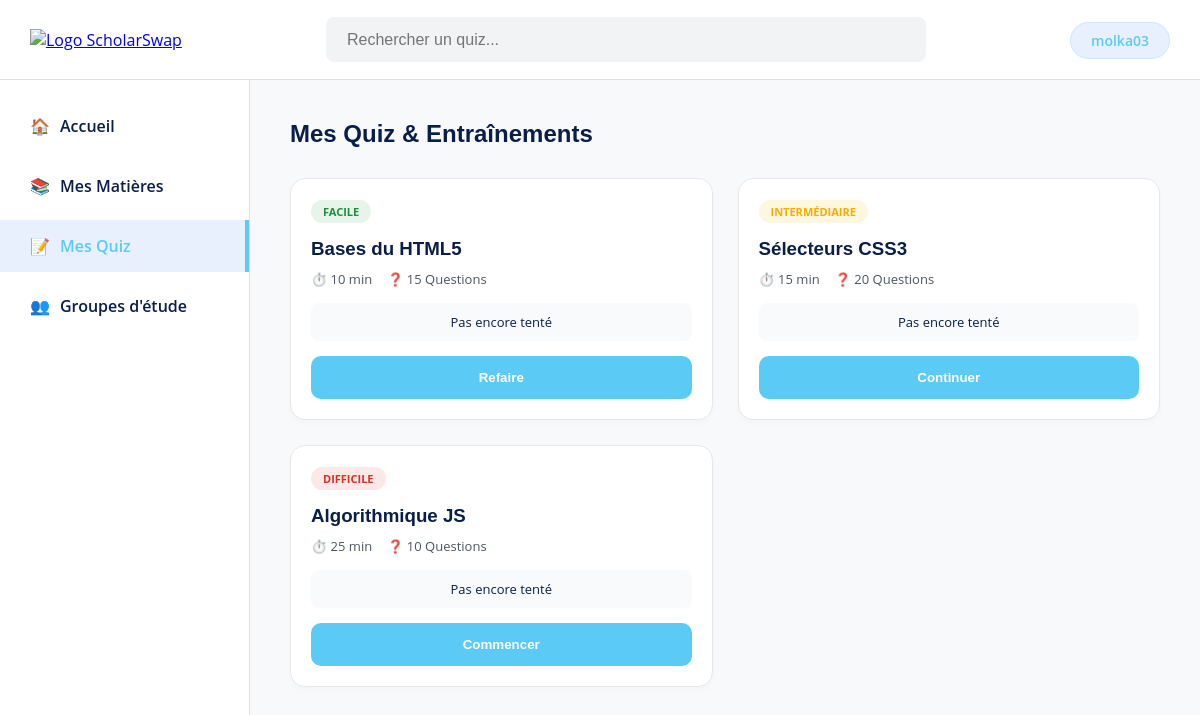
Page /quiz.php (signed in) on the committed database.
### tables this page shows
CREATE TABLE `users` (
  `id` int(11) NOT NULL,
  `full_name` varchar(100) NOT NULL,
  `email` varchar(150) NOT NULL,
  `password` varchar(255) NOT NULL,
  `bio` text DEFAULT NULL,
  `created_at` timestamp NOT NULL DEFAULT current_timestamp()
);

CREATE TABLE `quizzes` (
  `id` int(11) NOT NULL,
  `subject_id` int(11) DEFAULT NULL,
  `title` varchar(150) NOT NULL,
  `level` varchar(50) DEFAULT NULL,
  `duration` int(11) DEFAULT NULL,
  `questions_count` int(11) DEFAULT NULL,
  `created_at` timestamp NOT NULL DEFAULT current_timestamp()
);

### config.php (called while the page is built, shortened)
<?php
$host = "localhost";
$dbname = "scholarswap";
$username = "root";
$password = "";
try {
    $pdo = new PDO(
        "mysql:host=$host;dbname=$dbname;charset=utf8mb4",
        $username,
        $password
    );
    $pdo->setAttribute(PDO::ATTR_ERRMODE, PDO::ERRMODE_EXCEPTION);
    $pdo->setAttribute(PDO::ATTR_DEFAULT_FETCH_MODE, PDO::FETCH_ASSOC);
} catch (PDOException $e) {
    die("Erreur de connexion à la base de données : " . $e->getMessage());
}
function e($value) {
    return htmlspecialchars((string)$value, ENT_QUOTES, 'UTF-8');
}
function current_user($refresh = false) {
    global $pdo;
    $stmt = $pdo->prepare("SELECT * FROM users WHERE id = ?");
    $stmt->execute([$_SESSION['user_id']]);
    $user = $stmt->fetch();
    return $user;
}

### quiz.php (the view, shortened to what this page needs)
<?php
require_once "config.php";
$user = current_user();
$stmt = $pdo->prepare("
    SELECT
        q.id,
        q.title,
        q.level,
        q.duration,
        q.questions_count,
        MAX(qs.score) AS best_score,
        MAX(qs.total) AS total_score
    FROM quizzes q
    LEFT JOIN quiz_scores qs
        ON qs.quiz_id = q.id AND qs.user_id = ?
    GROUP BY q.id, q.title, q.level, q.duration, q.questions_count
    ORDER BY q.id ASC
");
$stmt->execute([$user["id"]]);
$quizzes = $stmt->fetchAll(PDO::FETCH_ASSOC);
?>
<!DOCTYPE html>
<html lang="fr">
<head>
    <link rel="stylesheet" href="css/index.css">
    <link rel="stylesheet" href="css/quiz.css">
</head>
<body>
<header class="main-header">
    <div class="header-left">
        <a href="index.php">
            <img src="assets/colored-logo2.png" alt="Logo ScholarSwap" class="nav-logo">
        </a>
    </div>
    <div class="search-container">
        <input type="text" placeholder="Rechercher un quiz...">
    </div>
    <div class="header-right">
        <a href="profil.php" class="user-badge" style="text-decoration:none;">
            <?= e($user["full_name"]) ?>
        </a>
    </div>
</header>
<div class="main-layout">
    <nav class="sidebar">
        <ul>
            <li onclick="window.location.href='index.php'"><span class="icon">🏠</span> Accueil</li>
            <li onclick="window.location.href='matieres.php'"><span class="icon">📚</span> Mes Matières</li>
            <li class="active" onclick="window.location.href='quiz.php'"><span class="icon">📝</span> Mes Quiz</li>
            <li onclick="window.location.href='groupes.php'"><span class="icon">👥</span> Groupes d'étude</li>
        </ul>
    </nav>
    <main class="feed">
        <div class="feed-header">
            <h2>Mes Quiz & Entraînements</h2>
        </div>
        <div class="quiz-grid">
            <?php foreach ($quizzes as $quiz): ?>
                <?php
                    $levelClass = "easy";
                    if ($quiz["level"] === "Intermédiaire") {
                        $levelClass = "medium";
                    } elseif ($quiz["level"] === "Difficile") {
                        $levelClass = "hard";
                    }
                    if ($quiz["level"] === "Facile") {
                        $quizUrl = "refaire-quiz.html";
                        $btnText = "Refaire";
                    } elseif ($quiz["level"] === "Intermédiaire") {
                        $quizUrl = "continuer-quiz.html";
                        $btnText = "Continuer";
                    } else {
                        $quizUrl = "commencer-quiz.html";
                        $btnText = "Commencer";
                    }
                ?>
                <div class="quiz-card">
                    <div class="quiz-badge <?= e($levelClass) ?>">
                        <?= e($quiz["level"]) ?>
                    </div>
                    <h3><?= e($quiz["title"]) ?></h3>
                    <div class="quiz-info">
                        <span>⏱️ <?= e($quiz["duration"]) ?> min</span>
                        <span>❓ <?= e($quiz["questions_count"]) ?> Questions</span>
                    </div>
                    <div class="last-score">
                        <?php if ($quiz["best_score"] !== null): ?>
                            Dernier score :
                            <strong><?= e($quiz["best_score"]) ?>/<?= e($quiz["total_score"]) ?></strong>
                        <?php else: ?>
                            Pas encore tenté
                        <?php endif; ?>
                    </div>
                    <button class="start-btn primary" onclick="window.location.href='<?= e($quizUrl) ?>'">
                        <?= e($btnText) ?>
                    </button>
                </div>
            <?php endforeach; ?>
        </div>
    </main>
</div>
</body>
</html>

### index.css (style rules this page uses)
:root { --primary-dark: #0A1E4A; --primary-blue: #5BCAF4; --bg-light: #f8f9fa; --border-color: #e0e0e0; --text-gray: #6B7280; }
* { margin: 0; padding: 0; box-sizing: border-box; }
body { font-family: 'Open Sans', sans-serif; background-color: var(--bg-light); color: var(--primary-dark); }
.main-header { height: 80px; background: white; display: flex; align-items: center; justify-content: space-between; padding: 0 30px; border-bottom: 1px solid var(--border-color); position: sticky; top: 0; z-index: 100; }
.nav-logo { height: 60px; width: auto; object-fit: contain; }
.search-container input { width: 600px; height: 45px; padding: 10px 20px; background: #f1f3f4; border: 1px solid transparent; border-radius: 8px; font-size: 16px; outline: none; transition: 0.3s; }
.user-badge { background: #e8f0fe; color: var(--primary-blue); padding: 8px 15px; border-radius: 20px; font-weight: 600; font-size: 14px; }
.main-layout { display: flex; min-height: calc(100vh - 80px); }
.sidebar { width: 250px; background: white; padding: 20px 0; border-right: 1px solid var(--border-color); }
.sidebar ul { list-style: none; }
.sidebar li { padding: 15px 30px; font-size: 16px; margin-bottom: 8px; cursor: pointer; font-weight: 600; transition: 0.2s; display: flex; align-items: center; gap: 10px; color: var(--primary-dark); }
.sidebar li.active { background-color: #e8f0fe; color: var(--primary-blue); border-right: 4px solid var(--primary-blue); }
.feed { flex: 1; padding: 40px; max-width: 850px; margin: 0 auto; }
.feed h2 { font-family: 'Montserrat', sans-serif; margin-bottom: 30px; font-size: 24px; color: var(--primary-dark); }

### quiz.css (style rules this page uses)
:root { --primary-dark: #0A1E4A; --primary-blue: #5BCAF4; --bg-light: #f8f9fa; --border-color: #e0e0e0; }
* { margin: 0; padding: 0; box-sizing: border-box; }
body { font-family: 'Open Sans', sans-serif; background-color: var(--bg-light); color: var(--primary-dark); }
.main-header { height: 80px; background: white; display: flex; align-items: center; justify-content: space-between; padding: 0 30px; border-bottom: 1px solid var(--border-color); position: sticky; top: 0; z-index: 100; }
.nav-logo { height: 60px; width: auto; object-fit: contain; }
.search-container input { width: 600px; height: 45px; padding: 10px 20px; background: #f1f3f4; border: 1px solid transparent; border-radius: 8px; font-size: 16px; outline: none; transition: 0.3s; }
.user-badge { background: #e8f0fe; color: var(--primary-blue); padding: 8px 20px; border-radius: 20px; font-weight: 600; font-size: 14px; border: 1px solid rgba(91, 202, 244, 0.2); }
.main-layout { display: flex; min-height: calc(100vh - 80px); }
.sidebar { width: 250px; background: white; padding: 20px 0; border-right: 1px solid var(--border-color); }
.sidebar ul { list-style: none; }
.sidebar li { padding: 15px 30px; font-size: 16px; margin-bottom: 8px; cursor: pointer; font-weight: 600; transition: 0.2s; display: flex; align-items: center; gap: 10px; }
.sidebar li.active { background-color: #e8f0fe; color: var(--primary-blue); border-right: 4px solid var(--primary-blue); }
.feed { flex: 1; max-width: 1000px; margin: 0 auto; padding: 40px; }
.quiz-grid { display: grid; grid-template-columns: repeat(auto-fill, minmax(300px, 1fr)); gap: 25px; margin-top: 20px; }
.quiz-card { background: white; border-radius: 15px; padding: 20px; position: relative; border: 1px solid #E5E7EB; box-shadow: 0 4px 6px rgba(0,0,0,0.02); transition: all 0.3s ease; }
.quiz-badge { display: inline-block; padding: 4px 12px; border-radius: 20px; font-size: 11px; font-weight: 700; text-transform: uppercase; margin-bottom: 15px; }
.easy { background: #E6F4EA; color: #1E8E3E; }
.medium { background: #FEF7E0; color: #F9AB00; }
.hard { background: #FCE8E6; color: #D93025; }
.quiz-card h3 { color: var(--primary-dark); font-family: 'Montserrat', sans-serif; margin-bottom: 10px; }
.quiz-info { display: flex; gap: 15px; font-size: 13px; color: #4B5563; margin-bottom: 15px; }
.last-score { background: #F9FAFB; padding: 10px; border-radius: 8px; font-size: 13px; text-align: center; margin-bottom: 15px; }
.start-btn { width: 100%; padding: 12px; border-radius: 10px; border: 2px solid var(--primary-dark); background: white; color: var(--primary-dark); font-weight: 700; cursor: pointer; transition: 0.3s; }
.start-btn.primary { background: var(--primary-blue); border-color: var(--primary-blue); color: white; }

### rows in the picture
users: full_name "molka03"
quizzes: level "FACILE", title "Bases du HTML5", duration "10", questions_count "15", level "Refaire"
quizzes: level "INTERMÉDIAIRE", title "Sélecteurs CSS3", duration "15", questions_count "20", level "Continuer"
quizzes: level "DIFFICILE", title "Algorithmique JS", duration "25", questions_count "10", level "Commencer"
